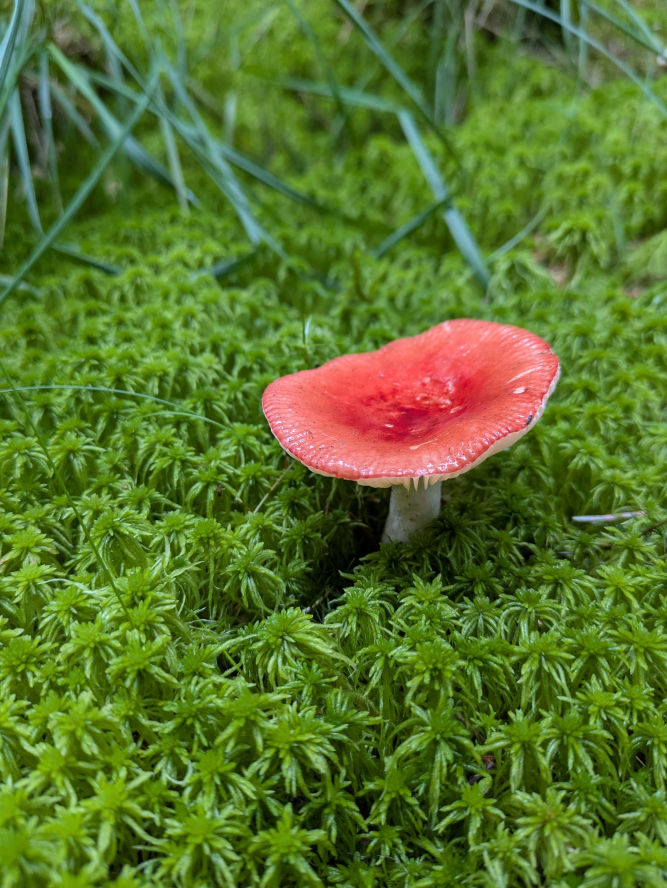
#> input picture docs/design/masthead-source.jpg, 2000 x 2664 px (shown at 1/3 size)
$ python -i build_masthead.py   (imports and definitions only)
#> lines starting #> are read from the running program, lines starting #| are printed output that depends on the picture
#!/usr/bin/env python3
"""Derive the home screen's masthead assets from a photograph and the mark.

    python scripts/build_masthead.py

Writes two files, neither of which is ever edited by hand:

    app/assets/masthead.jpg     the woodland band behind the title
    app/assets/mark-cream.png   the Funga mark, cream, transparent

**Why the darkening is baked in rather than done with an overlay.** The band
carries cream text, and a scrim applied at render time is a second thing that
has to arrive. On a slow decode the photograph can paint before the gradient
does, and for that frame the title is cream on a sunlit moss bank -- which is
the one state this image must never be in. Shipping it dark means the worst
case is a dark band with no text yet, rather than text nobody can read.

**Which photograph.** Martin's, 31 October 2026: a red *Russula* on a
sphagnum bank. The crop is the bottom third, full width, which holds no
mushroom and -- unlike the frames this replaced -- no conifer needles and no
twigs. Two bands were shipped before it, both from a bolete-on-moss frame,
and both had debris lying across the moss just above the title; the eye goes
to a stick before it goes to the name.
That matters beyond composition -- the masthead this replaced was a choice
edible shown as a specimen portrait, which is the opening every foraging app
uses and an implication on an app whose whole claim is that it will not tell
you what is safe to eat. Woodland says what the screen should say.

The band is cut at the masthead's own aspect. A 2.32:1 band cannot be taken
from a 0.75:1 photograph by CSS or by `resizeMode` without throwing the sides
away, so the crop happens here, once, at full resolution.
"""

from __future__ import annotations

import argparse
import json
import subprocess
import sys
import tempfile
from pathlib import Path

ROOT = Path(__file__).resolve().parents[1]
ASSETS = ROOT / "app" / "assets"

# The photograph, committed, so the masthead is regenerable rather than
# merely present. It is reduced from the 3,472px original to 2,000px, which
# is still ample for a 1,200px band, because the point is reproducibility
# and not archival. Martin has the full-resolution frame.
#
# This project has twice lost something it could have kept: run one's
# `calibration.json`, which cannot be reconstructed without the images and
# the checkpoint, and its `manifest.parquet`. A derived asset whose source
# lives only on somebody's phone is the same shape of mistake, cheaper to
# avoid.
DEFAULT_SOURCE = ROOT / "docs" / "design" / "masthead-source.jpg"

# The masthead's own shape, which MUST match `AppHeader`'s `header` height
# or the asset is cropped on the way in.
#
# It did not match for several days: the band was generated at 306/132 while
# the container was 306x150, so `resizeMode="cover"` scaled to fill and threw
# about 12% off the sides -- the shipped masthead was more zoomed than
# anything measured here, and silently. `app/test/masthead.test.ts` now reads
# both numbers and refuses a mismatch.
#
# 132pt, which is the band Martin has been pointing at in every comparison
# sheet since 31 October.
#
# This is the whole of the confusion, and it was an aspect bug rather than a
# matter of taste. Every sheet rendered the band at the shape the generator
# produced, 306/132 = 2.32:1. The app's header was 306x150 = 2.04:1, so
# `cover` filled the height and threw roughly 12% off the sides. The sheets
# were therefore showing a WIDER, less zoomed band than the app had ever
# displayed -- so "too close up" and "the crop in the sheet is better" were
# the same complaint, and a taller band was the wrong answer to it.
#
# 180pt was that wrong answer: it does show more of the frame, but it does
# so by reaching further up into the shadowed middle of the photograph and
# by taking 30pt more of the screen.
# 390, which is the band's REAL width: it is full-bleed, so it spans the
# whole screen, not the content column.
#
# This was 306 -- the content width, 390 minus two 24pt gutters -- from the
# moment the band was first cut, and `masthead.test.ts` asserted it. Both
# were wrong together, which is why neither caught it. Measured in the
# running client on 2026-11-08: the band is 360x132, 390x132 and 430x132 on
# the three phone widths, never 306. An asset cut at 2.318:1 inside a
# 2.955:1 box means `resizeMode="cover"` matches the width and throws
# **22%** off the top and bottom -- so every masthead this project has
# shipped has been a tighter crop than the one anybody measured. Third time
# this exact fault has appeared; the first two were caught by looking at the
# app, and so was this one.
#
# **There is no single correct value, and that is the part to understand.**
# The container's aspect is the device's width over 132, so it runs 2.73
# (360pt) to 3.26 (430pt). Whichever aspect the asset is cut at, `cover`
# crops the other way on some phones: cut wider than the box and it trims
# the sides, narrower and it trims top and bottom. 390 is the reference
# device and splits the difference -- about 13% either way at the extremes.
# What follows from that is a composition rule, not a constant: **keep the
# subject out of the outer eighth, on every side.** A frame whose interest
# is at the left and right edges loses it on a small phone.
HEADER_WIDTH_PT = 390
HEADER_HEIGHT_PT = 132
BAND_ASPECT = HEADER_WIDTH_PT / HEADER_HEIGHT_PT
# Rendered well above 3x of 306pt, with width in hand.
BAND_WIDTH = 1200

# The region of the source frame to take, as fractions of its width and
# height. Flush to the bottom edge, and in from the left.
#
# The first version took the full width from 65% down. That cleared the
# mushroom but kept two things Martin spotted on the rendered masthead: a
# conifer needle lying across the moss just above the title, and brown
# stems along the left edge. Neither is a flaw in the photograph; both are
# debris at the top of a band that is otherwise one even texture, and the
# eye goes to them before it goes to the name.
#
# Dropping below the needle means a shorter band, which means a narrower
# one at a fixed aspect -- so the window moves right as well as down. The
# source region is still 2,472px wide against a 1,200px output, so nothing
# is upscaled.
CROP_X_FRACTION = 0.0             # full width: this frame needs no trimming
CROP_FLUSH_BOTTOM = True          # the bottom third. See below.

# **Bottom third of the frame, sharp, dimmed to 0.92.** Martin's call on
# 2026-10-31, having seen both running in the client.
#
# It went to the top third for a few hours, because he said this band read
# as too much of a close-up -- which it does. The top is focused past the
# moss and reads as a woodland floor at walking distance rather than a macro
# of one cushion. Shown side by side in the app he preferred this one: the
# top band's softness is depth of field, not distance, and a blurred
# masthead loses the moss texture that made the photograph worth using.
#
# Two things from that detour are worth keeping.
#
# **The crop cannot fix a close-up.** The band is already the frame's full
# width, so at a fixed 2.32:1 there is no zooming out left -- more vertical
# scene means cropping the sides, which zooms further IN. If a future
# masthead reads too close, it needs a different photograph, not a different
# crop. His other two frames were checked and both have their mushroom
# sitting in exactly the receding-moss zone that would otherwise have solved
# it.
#
# **Measure the frame; do not inherit the last frame's numbers.** An earlier
# frame was baked against a mock-up's gradient rather than the real token,
# arrived double-darkened at 11.64:1, and the moss went black.
#
# **1.00 is not "no decision", it is Martin's decision of 2026-11-03.** The
# band was dimmed to 0.92 and laid under a 0.62 scrim, for 8.3:1 and moss
# that read as dark woodland rather than as the sphagnum in his frame. He
# was shown the same crop at four depths with the worst case against each,
# and chose the brightest: no dimming here, and `theme.colour.mastheadScrim`
# at 0.30 in the client.
#
# The cost is stated where it is paid, in `theme.ts`: **2.7:1** on the
# brightest tuft a letter can land on, which is under AA and under the 3:1
# large text gets. `textHalo` carries the lettering instead. If this ever
# needs undoing, the lever is the scrim token, not this constant -- the
# asset is now simply the photograph.
BRIGHTNESS = 1.00
SATURATION = 1.02

MARK_PX = 168                      # 56pt at 3x


# [16 lines left out: function _mark_geometry, not called in this run]


def build_band(source: Path, out: Path) -> tuple[int, int]:
#> called with source = '../docs/design/masthead-source.jpg', out = 'out.png'
    from PIL import Image, ImageEnhance

    im = Image.open(source)
#> im is the input picture: PIL image 2000x2664 RGB; mean R, G, B 88.9, 116.1, 43.6
    w, h = im.size
#> w = 2000; h = 2664
    x0 = round(w * CROP_X_FRACTION)
#> x0 = 0
    band_w = w - x0
#> band_w = 2000
    band_h = round(band_w / BAND_ASPECT)
#> band_h = 677
    y = (h - band_h) if CROP_FLUSH_BOTTOM else 0
#> y = 1987
    if y < 0:
        raise SystemExit(
            f"{source.name} is {w}x{h}; a {BAND_ASPECT:.2f}:1 band {band_w}px "
            f"wide needs {band_h}px of height and the frame has {h}."
        )
    if band_w < BAND_WIDTH:
        raise SystemExit(
            f"the crop is {band_w}px wide and the output is {BAND_WIDTH}px; "
            f"that would upscale the photograph."
        )
    band = im.crop((x0, y, w, y + band_h))
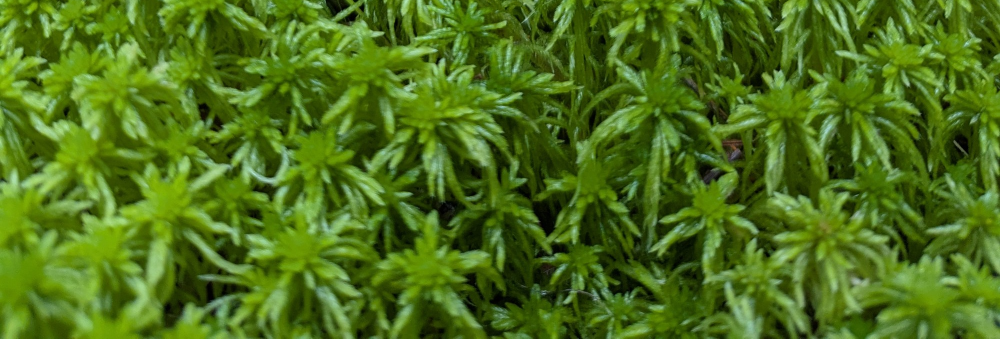
#> band: PIL image 2000x677 RGB (shown at 1/2 size); mean R, G, B 77.4, 112.4, 26.6
    band = band.resize((BAND_WIDTH, round(BAND_WIDTH / BAND_ASPECT)), Image.LANCZOS)
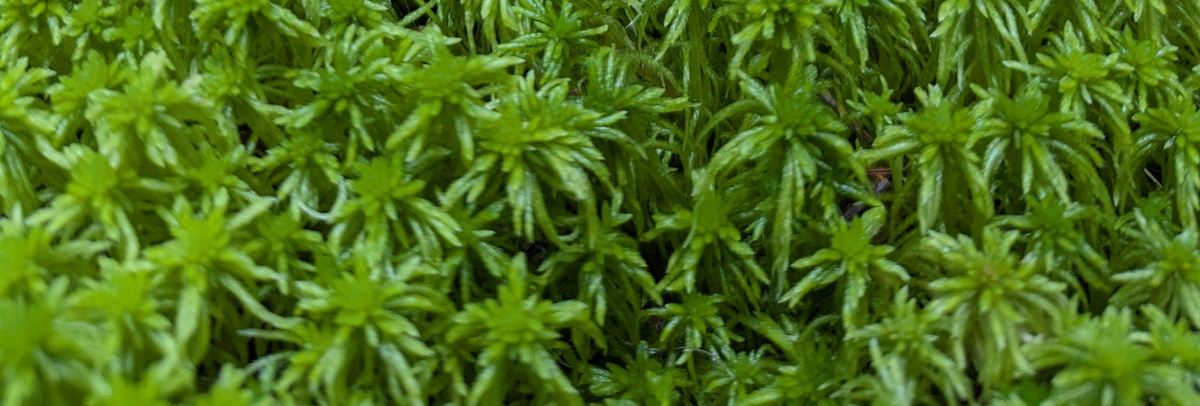
#> band: PIL image 1200x406 RGB; mean R, G, B 77.4, 112.4, 26.6
    band = ImageEnhance.Brightness(band).enhance(BRIGHTNESS)
    band = ImageEnhance.Color(band).enhance(SATURATION)
    band.convert("RGB").save(out, "JPEG", quality=84, optimize=True)
    return band.size


# [63 lines left out: functions build_mark, main, not called in this run]


# [2 lines not run here, left out]

>>> result = build_band('../docs/design/masthead-source.jpg', 'out.png')
#> result = (1200, 406)
